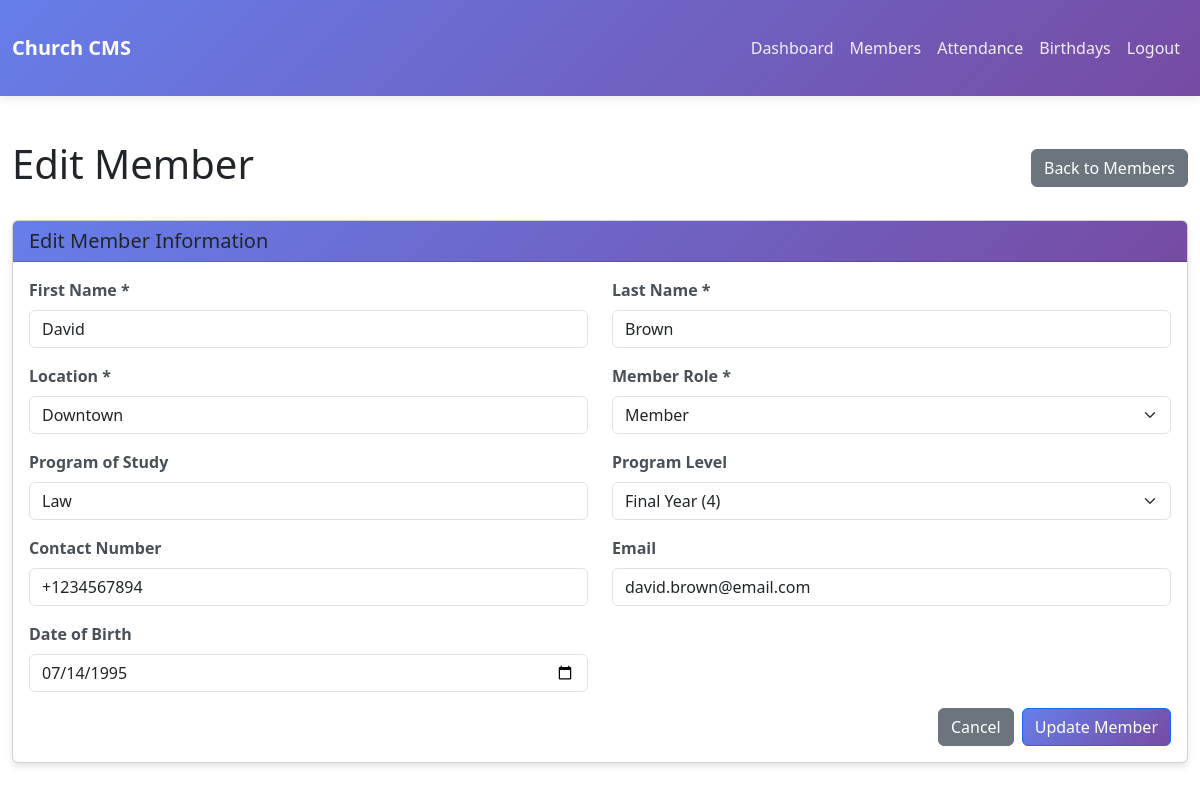
Screenshot of /edit_member.php?id=5 (signed in) with the database file from the repository.
### tables this page shows
CREATE TABLE members (
    id INT AUTO_INCREMENT PRIMARY KEY,
    first_name VARCHAR(50) NOT NULL,
    last_name VARCHAR(50) NOT NULL,
    location VARCHAR(100) NOT NULL,
    program_of_study VARCHAR(100),
    program_level VARCHAR(50),
    member_role ENUM('Member', 'Executive') DEFAULT 'Member',
    contact_number VARCHAR(20),
    email VARCHAR(100),
    date_of_birth DATE,
    join_date DATE DEFAULT (CURRENT_DATE),
    created_at TIMESTAMP DEFAULT CURRENT_TIMESTAMP,
    updated_at TIMESTAMP DEFAULT CURRENT_TIMESTAMP ON UPDATE CURRENT_TIMESTAMP,
    INDEX idx_name (first_name, last_name),
    INDEX idx_location (location),
    INDEX idx_birthday (date_of_birth),
    INDEX idx_role (member_role),
    INDEX idx_program_level (program_level)
);

### config/database.php (called while the page is built, shortened)
<?php
function getDBConnection() {
    static $connection = null;
    if ($connection === null) {
        $connection = mysqli_connect(DB_HOST, DB_USER, DB_PASS, DB_NAME);
        mysqli_set_charset($connection, DB_CHARSET);
    }
    return $connection;
}
function executeQuery($sql, $params = []) {
    $conn = getDBConnection();
    $stmt = mysqli_prepare($conn, $sql);
    if (!empty($params)) {
        $types = str_repeat('s', count($params));
        mysqli_stmt_bind_param($stmt, $types, ...$params);
    }
    if (!mysqli_stmt_execute($stmt)) {
        die("Execute failed: " . mysqli_stmt_error($stmt));
    }
    return $stmt;
}
function fetchOne($sql, $params = []) {
    $stmt = executeQuery($sql, $params);
    $result = mysqli_stmt_get_result($stmt);
    $row = mysqli_fetch_assoc($result);
    return $row;
}
?>

### includes/functions.php (called while the page is built, shortened)
<?php
require_once __DIR__ . '/../config/database.php';
function getMemberRoles() {
    return [
        'Member' => 'Member',
        'Executive' => 'Executive'
    ];
}
function getProgramLevels() {
    return [
        'Freshman' => 'Freshman',
        'Continuing (2)' => 'Continuing (2)',
        'Continuing (3)' => 'Continuing (3)',
        'Final Year (3)' => 'Final Year (3)',
        'Final Year (4)' => 'Final Year (4)',
        'Top Up' => 'Top Up',
        'Other' => 'Other'
    ];
}
?>

### edit_member.php (the view, shortened to what this page needs)
<?php
require_once __DIR__ . '/includes/functions.php';
$member_id = (int)($_GET['id'] ?? 0);
$member = fetchOne("SELECT * FROM members WHERE id = ?", [$member_id]);
include __DIR__ . '/includes/navbar.php';
?>
<!DOCTYPE html>
<html lang="en">
<head>
    <link rel="stylesheet" href="assets/css/style.css">
    <link rel="stylesheet" href="https://cdn.jsdelivr.net/npm/bootstrap@5.3.0/dist/css/bootstrap.min.css">
</head>
<body>
    <div class="container-fluid mt-4">
        <div class="d-flex justify-content-between align-items-center mb-4">
            <h1>Edit Member</h1>
            <a href="members.php" class="btn btn-secondary">Back to Members</a>
        </div>
        <div class="card">
            <div class="card-header">
                <h5 class="mb-0">Edit Member Information</h5>
            </div>
            <div class="card-body">
                <form method="POST" class="needs-validation" novalidate>
                    <div class="row">
                        <div class="col-md-6 mb-3">
                            <label for="first_name" class="form-label">First Name *</label>
                            <input type="text" class="form-control" id="first_name" name="first_name"
                                   value="<?= htmlspecialchars($member['first_name']) ?>" required>
                        </div>
                        <div class="col-md-6 mb-3">
                            <label for="last_name" class="form-label">Last Name *</label>
                            <input type="text" class="form-control" id="last_name" name="last_name"
                                   value="<?= htmlspecialchars($member['last_name']) ?>" required>
                        </div>
                    </div>
                    <div class="row">
                        <div class="col-md-6 mb-3">
                            <label for="location" class="form-label">Location *</label>
                            <input type="text" class="form-control" id="location" name="location"
                                   value="<?= htmlspecialchars($member['location']) ?>" required>
                        </div>
                        <div class="col-md-6 mb-3">
                            <label for="member_role" class="form-label">Member Role *</label>
                            <select class="form-select" id="member_role" name="member_role" required>
                                <?php foreach (getMemberRoles() as $key => $value): ?>
                                    <option value="<?= htmlspecialchars($key) ?>"
                                            <?= $member['member_role'] === $key ? 'selected' : '' ?>>
                                        <?= htmlspecialchars($value) ?>
                                    </option>
                                <?php endforeach; ?>
                            </select>
                        </div>
                    </div>
                    <div class="row">
                        <div class="col-md-6 mb-3">
                            <label for="program_of_study" class="form-label">Program of Study</label>
                            <input type="text" class="form-control" id="program_of_study" name="program_of_study"
                                   value="<?= htmlspecialchars($member['program_of_study']) ?>">
                        </div>
                        <div class="col-md-6 mb-3">
                            <label for="program_level" class="form-label">Program Level</label>
                            <select class="form-select" id="program_level" name="program_level">
                                <?php foreach (getProgramLevels() as $key => $value): ?>
                                    <option value="<?= htmlspecialchars($key) ?>"
                                            <?= $member['program_level'] === $key ? 'selected' : '' ?>>
                                        <?= htmlspecialchars($value) ?>
                                    </option>
                                <?php endforeach; ?>
                            </select>
                        </div>
                    </div>
                    <div class="row">
                        <div class="col-md-6 mb-3">
                            <label for="contact_number" class="form-label">Contact Number</label>
                            <input type="tel" class="form-control" id="contact_number" name="contact_number"
                                   value="<?= htmlspecialchars($member['contact_number']) ?>">
                        </div>
                        <div class="col-md-6 mb-3">
                            <label for="email" class="form-label">Email</label>
                            <input type="email" class="form-control" id="email" name="email"
                                   value="<?= htmlspecialchars($member['email']) ?>">
                        </div>
                    </div>
                    <div class="row">
                        <div class="col-md-6 mb-3">
                            <label for="date_of_birth" class="form-label">Date of Birth</label>
                            <input type="date" class="form-control" id="date_of_birth" name="date_of_birth"
                                   value="<?= htmlspecialchars($member['date_of_birth']) ?>">
                        </div>
                    </div>
                    <div class="d-flex justify-content-end gap-2">
                        <a href="members.php" class="btn btn-secondary">Cancel</a>
                        <button type="submit" class="btn btn-primary">Update Member</button>
                    </div>
                </form>
            </div>
        </div>
    </div>
</body>
</html>

### assets/css/style.css (style rules this page uses)
* { margin: 0; padding: 0; box-sizing: border-box; }
body { font-family: 'Segoe UI', Tahoma, Geneva, Verdana, sans-serif; line-height: 1.6; color: #333; background-color: #f8f9fa; }
.container-fluid { padding: 20px; }
.form-control { border: 2px solid #e9ecef; border-radius: 8px; padding: 12px 15px; transition: border-color 0.3s ease, box-shadow 0.3s ease; }
.form-label { font-weight: 600; color: #495057; margin-bottom: 8px; }
.btn-primary { background: linear-gradient(135deg, #667eea 0%, #764ba2 100%); border: none; border-radius: 8px; padding: 12px 30px; font-weight: 600; transition: transform 0.3s ease, box-shadow 0.3s ease; }
.btn-secondary { background: #6c757d; border: none; border-radius: 8px; padding: 8px 20px; transition: background-color 0.3s ease; }
.card { border: none; border-radius: 10px; box-shadow: 0 4px 6px rgba(0,0,0,0.1); margin-bottom: 20px; }
.card-header { background: linear-gradient(135deg, #667eea 0%, #764ba2 100%); color: white; border: none; padding: 15px 20px; font-weight: 600; }
.card-body { padding: 20px; }

### rows the page displays
members: first_name "David", last_name "Brown", location "Downtown", member_role "Member", program_of_study "Law", program_level "Final Year (4)", contact_number "+1234567894", email "david.brown@email.com", date_of_birth "07/14/1995"
